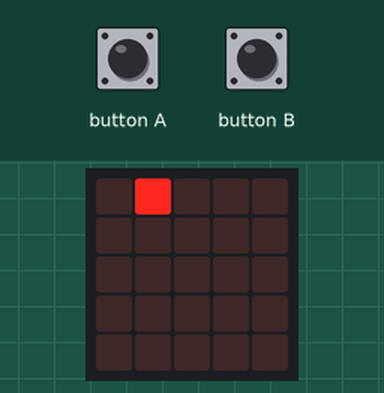
The program below on a simulated BBC micro:bit (MakeCode). On the bench: the board's 5×5 LED display. Inputs (shaded band) come from the test bench.

Above: at 1.6 s.
1.7 s: button B pressed 2 times (0.12 s each, 0.3 s apart)
At 3.8 s:
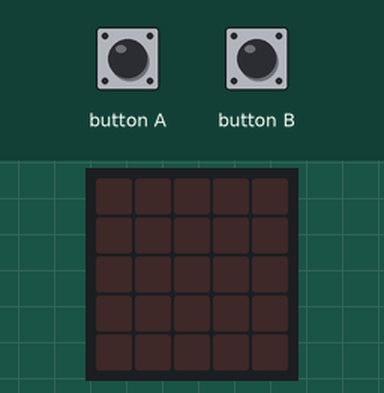
At 4.6 s:
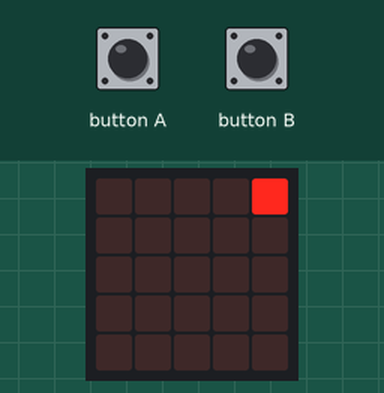
5.3 s: button A pressed for 0.15 s
At 7.8 s:
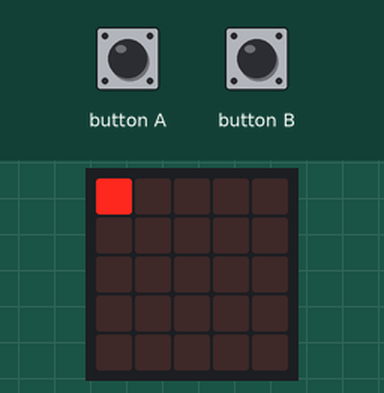
Timing chart, 0 to 9.3 s (numbered marks = the images above; inputs shaded):
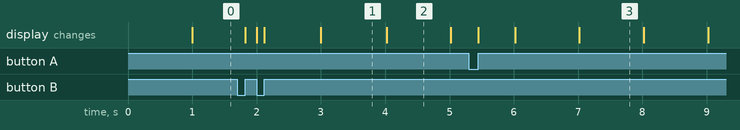

Measured:
- what the display in image 1 shows lasts 1.0 s, from 3.0 s to 4.0 s

The program:

main.ts
```typescript
input.onButtonPressed(Button.A, function () {
    if (x > 0) {
        led.plot(x, y)
        led.unplot(x, y)
        x += -1
        led.plot(x, y)
    }
})
input.onButtonPressed(Button.B, function () {
    if (x < 4) {
        led.plot(x, y)
        led.unplot(x, y)
        x += 1
        led.plot(x, y)
    }
})
let y = 0
let x = 0
x = 0
y = 0
led.plot(x, y)
basic.forever(function () {
    while (x > 0) {
        basic.pause(1000)
        led.unplot(x, y)
        x += -1
        led.plot(x, y)
    }
    while (x < 4) {
        basic.pause(1000)
        led.unplot(x, y)
        x += 1
        led.plot(x, y)
    }
})
```

test.ts
```typescript
// les tests vont ici ; cela ne sera pas compilé si ce paquet est utilisé en tant qu'extension.
```
